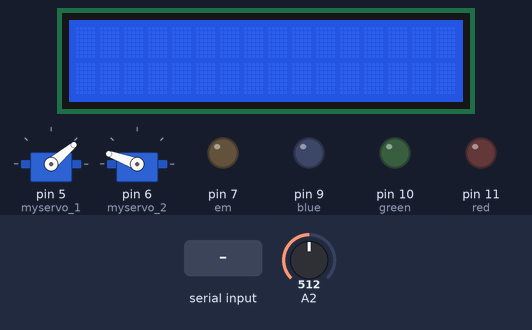
This sketch was run on a simulated Arduino Uno, built with avr-gcc and run on an emulated ATmega328P. Shown: 2 × servo, 16×2 character LCD, output pins drawn as LEDs (lit = HIGH). Dashed ring = blinking. The inputs (shaded band) are chosen by the test bench; at power-on: A2 = 512. What the sketch prints to the serial monitor is not drawn.

Above: at 1.3 s.
1.4 s: "90,45,200\n" received over Serial
At 4.0 s:
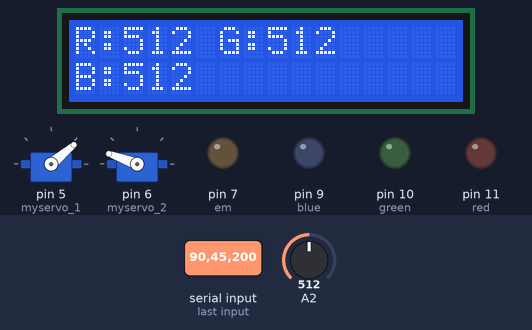
4.3 s: "30,150,10\n" received over Serial
At 6.08 s:
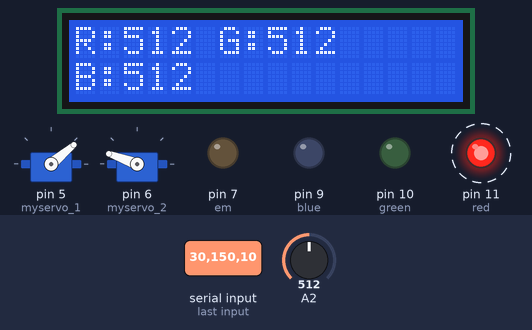
7.3 s: A2 set to 546
At 8.9 s:
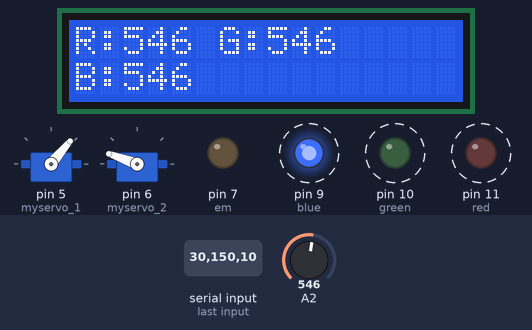
9.2 s: A2 set to 580
At 12.8 s:
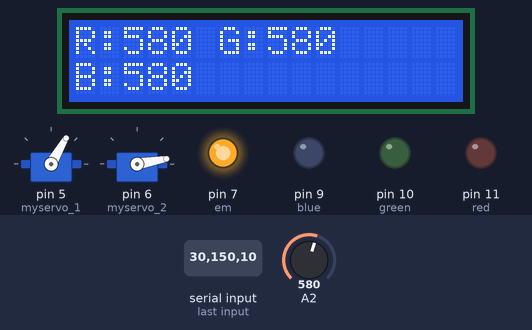
15.0 s: "90,45\n" received over Serial
At 17.1 s:
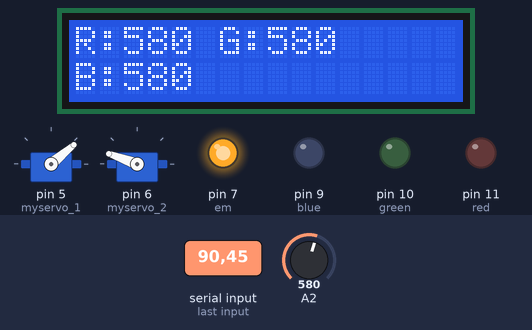
18.0 s: A2 set to 511
At 22.1 s:
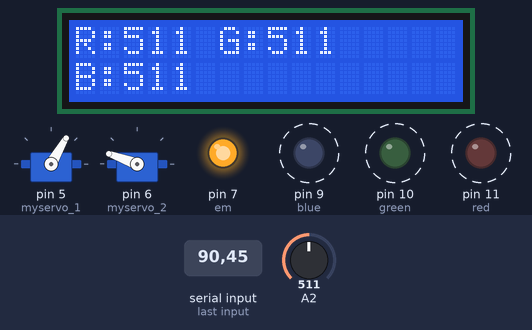
Timing chart, 0 to 23.9 s (numbered marks = the images above; inputs shaded):
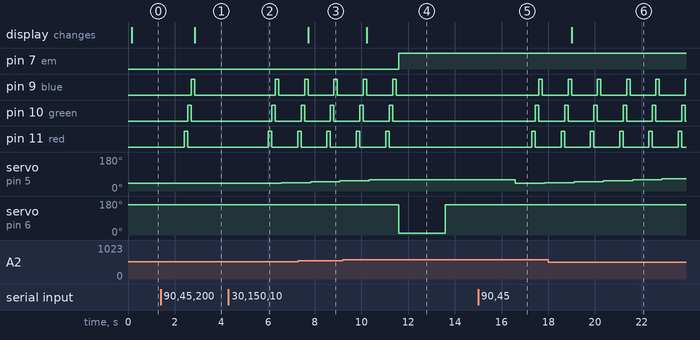

Measured:
- the behaviour switches between 562 and 563 on A2 (found by bisection; images 3 and 4)
- after the input at 1.4 s, pin 9 (blue): LOW → HIGH after 1.3 s, → LOW 0.15 s later; pin 10 (green): LOW → HIGH after 1.2 s, → LOW 0.15 s later; pin 11 (red): LOW → HIGH after 1.0 s, → LOW 0.15 s later; the display: changes after 1.5 s (image 1)
- after the input at 4.3 s, pin 9 (blue): LOW → HIGH after 2.0 s, → LOW 0.15 s later; pin 10 (green): LOW → HIGH after 1.9 s, → LOW 0.15 s later; pin 11 (red): LOW → HIGH after 1.7 s, → LOW 0.15 s later, → HIGH 1.1 s later; servo on pin 5 (myservo_1): 40° → 45° after 2.3 s
- after the input at 7.3 s, the display: changes after 0.42 s (image 3)
- after the input at 9.2 s, pin 7 (em): LOW → HIGH after 2.4 s; pin 9 (blue): goes on until 11.5 s, then stays LOW; pin 10 (green): goes on until 11.3 s, then stays LOW; pin 11 (red): goes on until 11.2 s, then stays LOW; servo on pin 5 (myservo_1): goes on until 10.3 s, then stays 60°; the display: changes after 1.0 s (image 4)
- after the input at 15.0 s, pin 9 (blue): LOW → HIGH after 2.6 s, → LOW 0.15 s later; pin 10 (green): LOW → HIGH after 2.4 s, → LOW 0.15 s later; pin 11 (red): LOW → HIGH after 2.3 s, → LOW 0.15 s later; servo on pin 5 (myservo_1): 60° → 40° after 1.6 s, → 45° 1.3 s later
- after the input at 18.0 s, pin 7 (em): stays HIGH (without the input it goes to LOW after 3.1 s); servo on pin 5 (myservo_1): 45° → 50° after 1.1 s, → 55° 1.3 s later, → 60° 1.3 s later, → 65° 1.3 s later; servo on pin 6 (myservo_2): stays 160° (without the input it goes to 10° after 1.1 s); the display: changes after 1.0 s (image 6)

The sketch:

FINAL.ino
```cpp
#include <LiquidCrystal.h>

// initialize the library by associating any needed LCD interface pin
// with the arduino pin number it is connected to
//const int rs = 13, en = 12, d4 = 8, d5 = 4, d6 = 3, d7 = 2;
const int rs = 2, en = 3, d4 = 4, d5 = 8, d6 = 12, d7 = 13;
LiquidCrystal lcd(rs, en, d4, d5, d6, d7);

#include <Servo.h>

Servo myservo_1;
Servo myservo_2;

int ldr1 = 0;
int ldr2 = 0;
int ldr3 = 0;
int d_ldr1 = 0;
int d_ldr2 = 0;
int d_ldr3 = 0;

int r_I = 245;
int g_I = 245;
int b_I = 245;
int maximum = 0;
int inside = 1;

int red = 11;
int green = 10;
int blue = 9;
int i = 1;

int cal = 0;
int color = 0;
int detected_color = -1;

int em = 7;

void setup() {
  Serial.begin(9600);
  myservo_1.attach(5);
  myservo_1.write(40);
  myservo_2.attach(6);
  myservo_2.write(160);
  delay(100);
  pinMode(red, OUTPUT);
  pinMode(green, OUTPUT);
  pinMode(blue, OUTPUT);
  pinMode(em, OUTPUT); //EM

  pinMode(A2, INPUT);
  lcd.begin(16, 2);

}

void AutoCalibrate() {
  while (inside == 1) {
    analogWrite(red, r_I);
    delay(150);
    ldr1 = analogRead(A2);
    analogWrite(red, 0);

    analogWrite(green, g_I);
    delay(150);
    ldr2 = analogRead(A2);
    analogWrite(green, 0);

    analogWrite(blue, b_I);
    delay(150);
    ldr3 = analogRead(A2);
    analogWrite(blue, 0);

    lcd.clear();
    lcd.setCursor(0, 0);
    lcd.print("R:");
    lcd.print(ldr1);

    lcd.print(" G:");
    lcd.print(ldr2);

    lcd.setCursor(0, 1);
    lcd.print("B:");
    lcd.print(ldr3);
    lcd.display();
    delay(100);

    if (inside == 1) {
      if (ldr1 > ldr2 && ldr1 > ldr3) {
        maximum = ldr1;
      }
      else if (ldr2 > ldr3) {
        maximum = ldr2;
      }
      else {
        maximum = ldr3;
      }

      if (maximum - ldr1 > 20) {
        r_I = r_I - 1;
      }
      if (maximum - ldr2 > 20) {
        g_I = g_I - 1;
      }
      if (maximum - ldr3 > 20) {
        b_I = b_I - 1;
      }

      Serial.println(r_I);
      Serial.println(g_I);
      Serial.println(b_I);
      if (maximum - ldr1 < 20 && maximum - ldr2 < 20 && maximum - ldr3 < 20) {
        inside = 0;
        Serial.println("DONE");
      }
    }
  }
}

void ManualCalibrate() {
  while (inside == 1) {
    read_ldr();
    if (inside == 1) {
      if (ldr1 > ldr2 && ldr1 > ldr3) {
        maximum = ldr1;
      }
      else if (ldr2 > ldr3) {
        maximum = ldr2;
      }
      else {
        maximum = ldr3;
      }
      Serial.println(r_I);
      Serial.println(g_I);
      Serial.println(b_I);
      if (maximum - ldr1 < 60 && maximum - ldr2 < 60 && maximum - ldr3 < 60) {
        inside = 0;
        Serial.println("DONE");
      }
    }
  }
  d_ldr1 = ldr1;
  d_ldr2 = ldr2;
  d_ldr3 = ldr3;


}

void read_ldr() {
  digitalWrite(red, HIGH);
  delay(150);
  ldr1 = analogRead(A2);
  digitalWrite(red, 0);

  digitalWrite(green, HIGH);
  delay(150);
  ldr2 = analogRead(A2);
  digitalWrite(green, 0);

  digitalWrite(blue, HIGH);
  delay(150);
  ldr3 = analogRead(A2);
  digitalWrite(blue, 0);

  lcd.clear();
  lcd.setCursor(0, 0);
  lcd.print("R:");
  lcd.print(ldr1);

  lcd.print(" G:");
  lcd.print(ldr2);

  lcd.setCursor(0, 1);
  lcd.print("B:");
  lcd.print(ldr3);
  lcd.display();
  delay(100);
}

void reach_color() {
  int pos = 40;
  int in = 0;
  inside = 1;

  for (pos = 40; pos <= 160; pos += 5) { // goes from 0 degrees to 180 degrees
    myservo_1.write(pos);              // tell servo to go to position in variable 'pos'
    delay(700);                       // waits 15ms for the servo to reach the position
    read_ldr();
    Serial.println(pos);
    int a = min(min(ldr1, ldr2), ldr3);
    int distance = 50;


    if (a == ldr1 && ldr2 - d_ldr2 > distance && ldr3 - d_ldr3 > distance) {
      Serial.println("Red");
      detected_color = 0;
      if (color == detected_color) {
        Serial.println(detected_color);
        Serial.println(color);
        in += 1;
        if (in == 2) {
          break;
        }
      }
    }
    if (a == ldr2 && ldr1 - d_ldr1 > distance && ldr3 - d_ldr3 > distance) {
      Serial.println("Green");
      detected_color = 1;
      if (color == detected_color) {
        Serial.println(detected_color);
        Serial.println(color);
        in += 1;
        if (in == 2) {
          break;
        }
      }
    }
    if (a == ldr3 && ldr1 - d_ldr1 > distance && ldr2 - d_ldr2 > distance) {
      Serial.println("Blue");
      detected_color = 2;
      if (color == detected_color) {
        Serial.println(detected_color);
        Serial.println(color);
        in += 1;
        if (in == 2) {
          break;
        }
      }
    }
  }

}

void loop() {

  ////////// Calibration

  Serial.println("Please enter 0 for Manual Calibration and 1 for Auto Calibration");
  while (Serial.available() == 0) {}

  while (Serial.available() > 0) {
    cal = Serial.parseInt();
    Serial.println(cal);
    if (cal == 1) {
      Serial.println("Start Auto");
      AutoCalibrate();
      Serial.println("Done Auto");
    }
    else if (cal == 0) {
      Serial.println("Start Manual");
      ManualCalibrate();
      Serial.println("Done Manual");
    }
  }

  //////// Colour

  Serial.println("Pick Up: Please enter 0, 1, 2 for R, G, B respectively");
  while (Serial.available() == 0) {}

  while (Serial.available() > 0) {
    color = Serial.parseInt();
  }

  reach_color();

  Serial.println("Desired input color Reached");
  myservo_2.write(10);
  digitalWrite(em, HIGH);
  delay(2000);

  myservo_2.write(160);
  delay(2000);

  Serial.println("Drop: Please enter 0, 1, 2 for R, G, B respectively");
  while (Serial.available() == 0) {}

  while (Serial.available() > 0) {
    color = Serial.parseInt();
  }

  reach_color();
  Serial.println("Desired output color Reached");
  myservo_2.write(10);
  delay(2000);
  digitalWrite(em, LOW);
  delay(1000);
  myservo_2.write(160);

  Serial.println("THANKS, HAVE A NICE DAY");
  delay(1000);
}
```
